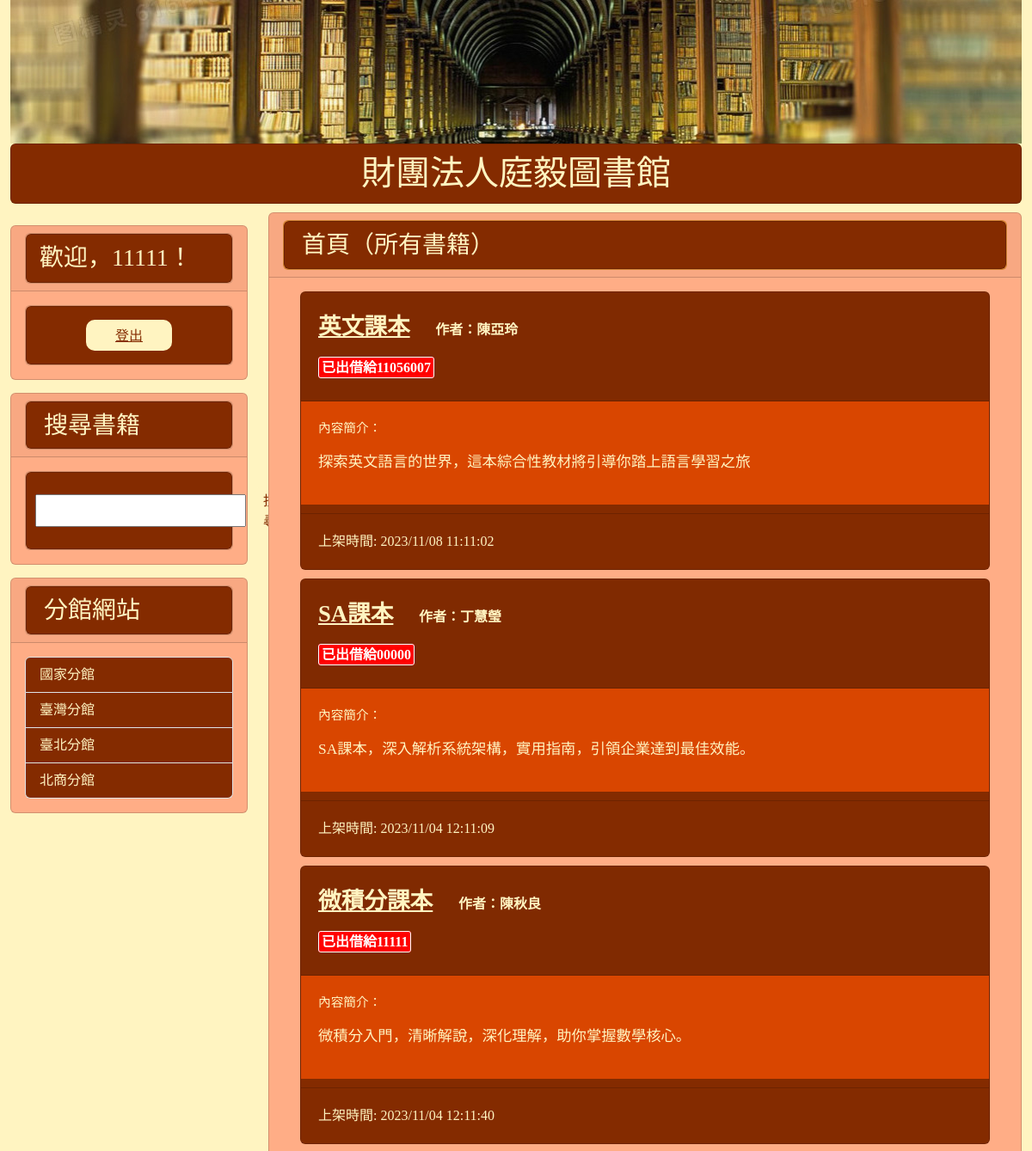
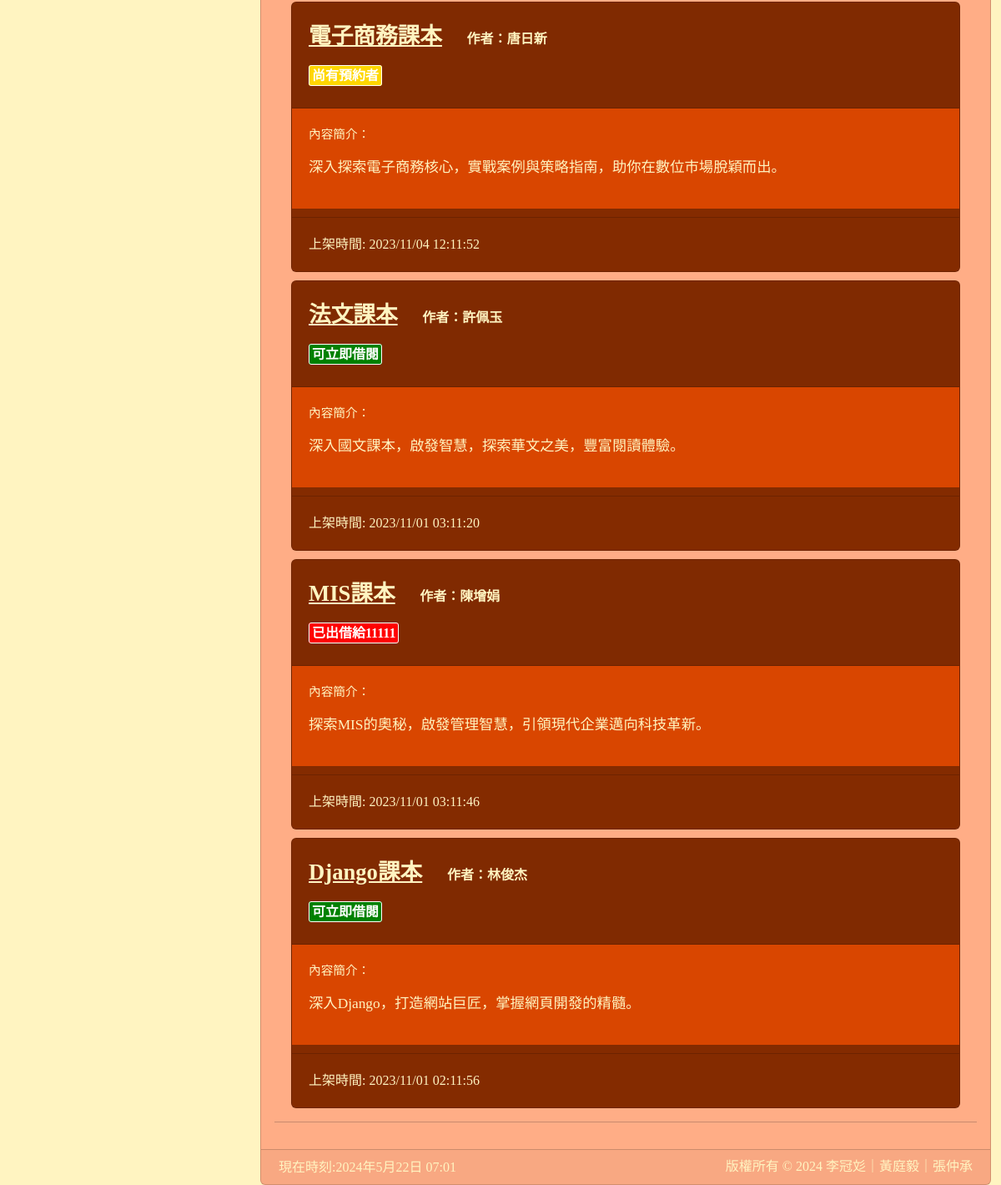
Screenshot of / (signed in) with the database file from the repository (2 pictures, top to bottom).
### mysite/models.py (models this page shows, shortened)
class Post(models.Model):
    title = models.CharField(max_length=50)
    write = models.CharField(max_length=50, default="不詳")
    slug = models.CharField(max_length=200)
    bookstype=[("一般書籍","一般書籍"),("教學用書","教學用書")]
    category = models.CharField(max_length=20, choices=bookstype, default="一般書籍")
    intro = models.TextField(default="", blank=True)
    photolink = models.TextField(default="", blank=True)
    body = models.TextField()
    borrower = models.CharField(max_length=150, blank=True, null=True)
    isBorrow = models.BooleanField(_("外借中"), default=False)
    pub_date = models.DateTimeField(auto_now_add=True)
    reservations = models.ManyToManyField(User, related_name='reserved_books', blank=True)
    borrowing_records = models.ManyToManyField(BorrowingRecord, related_name='borrowed_books', blank=True)
    @property
    def formatted_is_borrow(self):
        if self.isBorrow:
            try:
                user = User.objects.get(username=self.borrower)
                return f'<span style="color: white; background-color: red; border: 1px solid white; padding: 3px; border-radius: 3px;">已出借給{user.username}</span>'
            except User.DoesNotExist:
                return f'<span style="color: white; background-color: red; border: 1px solid white; padding: 3px; border-radius: 3px;">已出借給 {self.borrower}</span>'
        elif self.is_reserved:
            reservations = self.reservations.all()
            if reservations and self.borrower != reservations[0].username:
                return '<span style="color: white; background-color: gold; border: 1px solid white; padding: 3px; border-radius: 3px;">尚有預約者</span>'
        else:
            return '<span style="color: white; background-color: green; border: 1px solid white; padding: 3px; border-radius: 3px;">可立即借閱</span>'
    formatted_is_borrow.fget.short_description = "外借狀態"
    @property
    def is_reserved(self):
        return self.reservations.exists()
    class Meta:
        ordering = ("-pub_date",)

### mysite/views.py (the view)
# urls.py: path("",mv.homepage, name="homepage"),
def homepage(request):
    posts=Post.objects.all()
    now=datetime.now()
    return render(request,"index.html",locals())

### templates/index.html (shortened to what this page needs)
{% extends "base.html" %}
{% block headmessage %}
    <div class="card" style="background-color:#FFA042;">
        <div class="card" style="background-color:#842B00;">
            <h3 style="font-family:微軟正黑體; color:#FFF4C1; margin-left: 10px; margin-bottom: 0px; padding: 10px">首頁（所有書籍）
            </h3>
        </div>
    </div>
{% endblock headmessage %}
{% block content %}
{% for post in posts %}
<div class="card" style="background-color: #842B00; margin-bottom: 10px; margin-left: 20px; margin-right: 20px;">
    <div class="card-header" style="padding: 10px;">
        <p style="font-family: 微軟正黑體; font-size: 14pt; font-weight: bold; color: #FFF4C1; margin-top: 10px;">
            <a href="/post/{{post.slug}}" style="font-family: 微軟正黑體; font-size: 20pt; font-weight: bold; color: #FFF4C1; padding: 10px; display: inline;">{{post.title}}</a>
            <span style="font-family: 微軟正黑體; font-size: 12pt; font-weight: bold; color: #FFF4C1; margin-left: 15px; margin-top: 0; margin-bottom: 0; margin-right: 20px;">作者：{{post.write}}</span>
        </p>
        <p style="font-family: 微軟正黑體; font-size: 12pt; font-weight: bold; color: #FFF4C1; margin-left: 10px;">
            {{post.formatted_is_borrow|safe}}
        </p>
    </div>
    <div class="card-body" style="font-family: 微軟正黑體; color: #FFF4C1; background-color: #D94600; padding: 20px;">
        <p style="font-size: 11pt;">內容簡介：</p>
        <p style="font-size: 13pt;">
            {{post.intro|truncatechars:40}}
        </p>
    </div>
    <div class="card-footer" style="font-family: 微軟正黑體; margin-top: 10px; color: #FFF4C1; background-color: #842B00; padding: 20px;">
        <p style="font-family:微軟正黑體; font-size:12pt; padding: 0px; margin-bottom: 0px;">
            上架時間:{{post.pub_date| date:" Y/m/d h:m:s"}}
        </p>
    </div>
</div>
{% endfor %}
<hr>
{% endblock content %}

### templates/base.html (shortened to what this page needs)
<!DOCTYPE html>
<html>
    <head>
        <link href="https://cdn.jsdelivr.net/npm/bootstrap@5.3.2/dist/css/bootstrap.min.css" rel="stylesheet">
    </head>
    <body>
        <div class="container-fluid" style="background-color:#FFF4C1">
            {% include "header.html" %}
            <div class="row">
                <div class="col-sm-3 col-md-3">
                    <div class="card" style="background-color:#FFAD86; margin-bottom: 10px; margin-top: 15px">
                        <div class="card-header">
                            <div class="card" style="background-color:#FFAD86;">
                                <div class="card" style="background-color:#842B00;">
                                    <h3 style="font-family:微軟正黑體; color:#FFF4C1; margin-left: 10px; margin-bottom: -10px; margin-top: 5px; padding: 5px">
                                        <div id="user-info">
                                            {% if user.is_authenticated %}
                                                <p>歡迎，{{ user.username }}！</p>
                                            {% else %}
                                                <p>訪客，您好！</p>
                                            {% endif %}
                                        </div>
                                    </h3>
                                </div>
                            </div>
                        </div>
                        <div class="card-body">
                            <div class="card" style="background-color:#FFAD86;">
                                <div class="card" style="background-color:#842B00;">
                                    <div class="list-group">
                                        <div class="row">
                                            <div class="col text-center">
                                                {% if user.is_authenticated %}
                                                    <button type="submit" style="width: 100px; background-color: #FFF4C1; border: none; cursor: pointer; border-radius: 10px; margin-top: 15px; margin-bottom: 15px;">
                                                        <a style="width: 100%; display: block; color: #842B00; border-radius: 10px; padding: 5px;" href="{% url 'logout' %}"> 登出</a>
                                                    </button>
                                                {% endif %}
                                            </div>
                                        </div>
                                    </div>
                                </div>
                            </div>
                        </div>
                    </div>
                    <div class="card" style="background-color:#FFAD86; margin-bottom: 10px; margin-top: 15px">
                        <div class="card-header">
                            <div class="card" style="background-color:#FFAD86;">
                                <div class="card" style="background-color:#842B00;">
                                    <h3 style="font-family:微軟正黑體; color:#FFF4C1; margin-left: 10px; margin-bottom: 0px; padding: 10px">搜尋書籍</h3>
                                </div>
                            </div>
                        </div>
                        <div class="card-body">
                            <div class="card" style="background-color:#FFAD86;">
                                <div class="card" style="background-color:#842B00;">
                                    <div class="list-group">
                                        <form method="get" action="{% url 'search_books' %}" style="margin-top: 20px; display: flex; align-items: center; margin-top: 15px; margin-bottom: 15px; margin-left: 10px;">
                                            <input type="text" name="q" id="search" required style="margin-right: 10px;  padding: 5px;">
                                            <button type="submit" style="background-color: #FFF4C1; color: #842B00; padding: 5px 10px; border: none; cursor: pointer; border-radius: 10px;;">搜尋</button>
                                        </form>
                                    </div>
                                </div>
                            </div>
                        </div>
                    </div>
                    <div class="card" style="background-color:#FFAD86; margin-top: 15px">
                        <div class="card-header">
                            <div class="card" style="background-color:#FFAD86;">
                                <div class="card" style="background-color:#842B00;">
                                    <h3 style="font-family:微軟正黑體; color:#FFF4C1; margin-left: 10px; margin-bottom: 0px; padding: 10px">分館網站</h3>
                                </div>
                            </div>
                        </div>
                        <div class="card-body">
                            <div class="list-group">
                                <a style="font-family:微軟正黑體;color:#FFF4C1;background-color:#842B00" href="https://www.ncl.edu.tw" class="list-group-item">國家分館</a>
                                <a style="font-family:微軟正黑體;color:#FFF4C1;background-color:#842B00" href="https://www.ntl.edu.tw/mp.asp?mp=1" class="list-group-item">臺灣分館</a>
                                <a style="font-family:微軟正黑體;color:#FFF4C1;background-color:#842B00" href="https://tpml.gov.taipei" class="list-group-item">臺北分館</a>
                                <a style="font-family:微軟正黑體;color:#FFF4C1;background-color:#842B00" href="https://library.ntub.edu.tw/wSite/mp" class="list-group-item">北商分館</a>
                            </div>
                        </div>
                    </div>
                </div>
                <div class="col-sm-9 col-md-9">
                    <div class="card" style="background-color:#FFAD86">
                        <div class="card-header">
                            {% block headmessage %}
                            {% endblock %}
                        </div>
                        <div class="card-body">
                            {% block content %} {% endblock %}
                        </div>
                        <div class="card-footer">
                            {% include "footer.html" %}
                        </div>
                </div>
            </div>
        </div>
    </body>
</html>

### rows the page displays
Post: title "英文課本", write "陳亞玲", formatted_is_borrow "已出借給11056007", intro "探索英文語言的世界，這本綜合性教材將引導你踏上語言學習之旅", pub_date "2023/11/08 11:11:02"
Post: title "SA課本", write "丁慧瑩", formatted_is_borrow "已出借給00000", intro "SA課本，深入解析系統架構，實用指南，引領企業達到最佳效能。", pub_date "2023/11/04 12:11:09"
Post: title "微積分課本", write "陳秋良", formatted_is_borrow "已出借給11111", intro "微積分入門，清晰解說，深化理解，助你掌握數學核心。", pub_date "2023/11/04 12:11:40"
Post: title "電子商務課本", write "唐日新", formatted_is_borrow "尚有預約者", intro "深入探索電子商務核心，實戰案例與策略指南，助你在數位市場脫穎而出。", pub_date "2023/11/04 12:11:52"
Post: title "法文課本", write "許佩玉", formatted_is_borrow "可立即借閱", intro "深入國文課本，啟發智慧，探索華文之美，豐富閱讀體驗。", pub_date "2023/11/01 03:11:20"
Post: title "MIS課本", write "陳增娟", formatted_is_borrow "已出借給11111", intro "探索MIS的奧秘，啟發管理智慧，引領現代企業邁向科技革新。", pub_date "2023/11/01 03:11:46"
Post: title "Django課本", write "林俊杰", formatted_is_borrow "可立即借閱", intro "深入Django，打造網站巨匠，掌握網頁開發的精髓。", pub_date "2023/11/01 02:11:56"

### other values shown
{{ user.username }} "11111"
